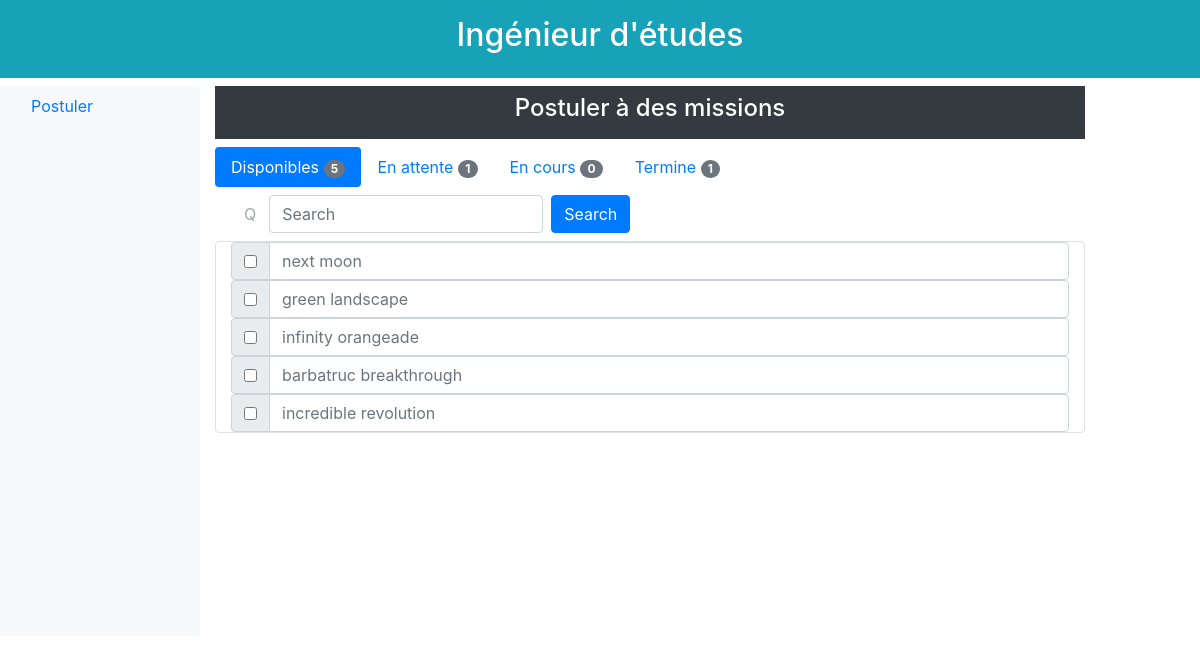
The app's page /1/etude/postuler/disponibles/, older data.
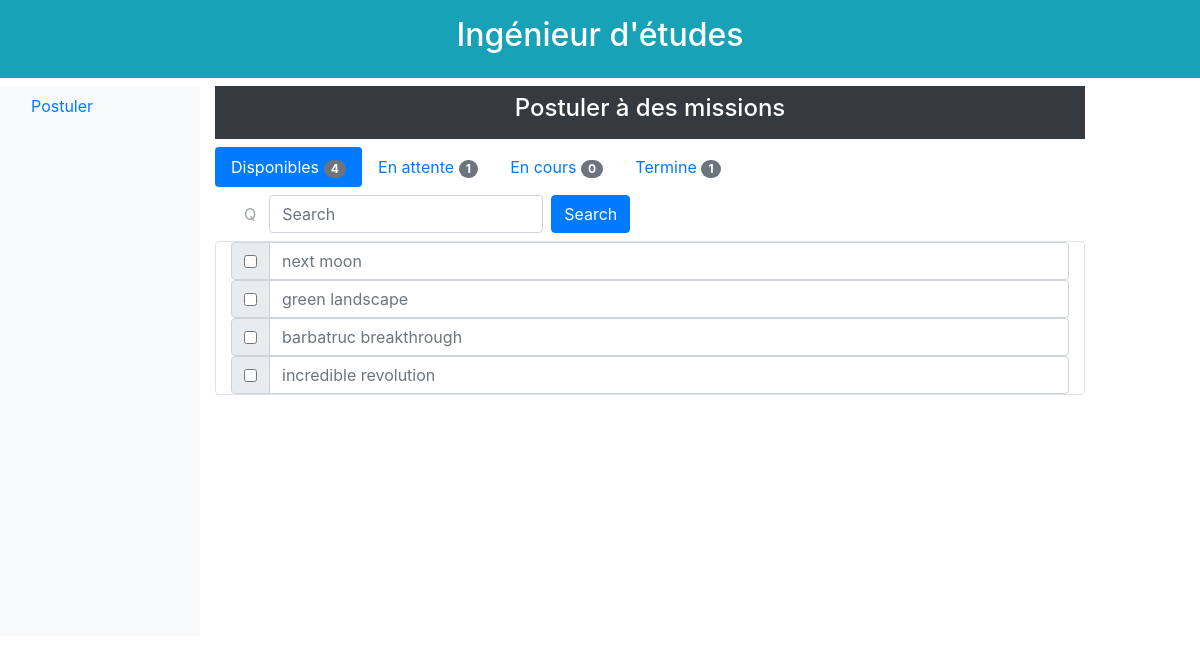
The same page, newer data.
### database/models.py (models this page shows)
class Mission(db.Model):
    id = db.Column(db.Integer, primary_key=True)
    titre = db.Column(db.String(64), unique=True)
    description = db.Column(db.Text, unique=True)
    effectifs_max = db.Column(db.Integer)
    prix_vente = db.Column(db.Integer)
    statut = db.Column(db.Text)
    date_creation = db.Column(db.DateTime)
    responsable_id = db.Column(db.Integer, db.ForeignKey('ingenieur.id'))
    souhaits = db.relationship('Souhait', backref='mission', lazy='dynamic')
    besoins = db.relationship('Besoin', backref='mission', lazy='dynamic')
    affectations = db.relationship('Affectation', backref='mission', lazy='dynamic')

### app.py (the view)
@app.route('/<id>/etude/postuler/<etat>/')
def onglet_etude(id, etat):
    engineerObserve = get_engineer_by_id(id)
    listOfMissionsAvalable = get_mission_possible_of_inge(id)
    listOfMissionsGoingOn = get_mission_en_cours_of_inge(id)
    listOfMissionsWaiting = get_mission_en_attente_of_inge(id)
    listOfMissionsClosed = get_mission_termine_of_inge(id)
    if (etat == "disponibles"):
        listToShow = listOfMissionsAvalable
    elif (etat == "enAttente"):
        listToShow = listOfMissionsWaiting
    elif (etat == "enCours"):
        listToShow = listOfMissionsGoingOn
    elif (etat == "termine"):
        listToShow = listOfMissionsClosed
    else:
        error_page_404("tab doesn't exist")
    return render_template("homepage_etude_postuler_grille.html.jinja2",
                           id=id
                           , etat=etat
                           , listOfMissionsAvalableLength=len(listOfMissionsAvalable)
                           , listOfMissionsWaitingLength=len(listOfMissionsWaiting)
                           , listOfMissionsGoingOnLength=len(listOfMissionsGoingOn)
                           , listOfMissionsClosedLength=len(listOfMissionsClosed)
                           , listToShow=listToShow
                           )

### database/functions.py (called while the page is built)
def get_mission_by_id(mission_id):
    return Mission.query.filter_by(id=mission_id).first()

def get_postulant_by_mission(id_mission):
    return [get_engineer_by_id(s.ingenieur_id) for s in Souhait.query.filter_by(mission_id=id_mission).all()]

def get_participants_actuels_of_mission(mission_id):
    mission = get_mission_by_id(mission_id)
    id_inges = [a.ingenieur_id for a in list(mission.affectations)]
    participants = [get_engineer_by_id(id) for id in id_inges]
    return participants

def get_engineer_by_id(engineer_id):
    return Ingenieur.query.filter_by(id=engineer_id).first()

def get_mission_en_cours_of_inge(inge_id):  # def de clore avec ouverte
    inge = get_engineer_by_id(inge_id)
    id_missions = [a.mission_id for a in list(inge.affectations)]
    missions = [get_mission_by_id(id) for id in id_missions]
    missions_en_cours = []
    for m in missions:
        affectations = get_all_affectations_inge_mission(inge_id, m.id)
        ajouter = False
        for a in affectations:
            if a.date_fin >= datetime.now():
                ajouter = True
        if ajouter:
            missions_en_cours.append(m)
    return missions_en_cours

def get_mission_termine_of_inge(inge_id):  # def de clore avec ouverte
    inge = get_engineer_by_id(inge_id)
    id_missions = [a.mission_id for a in list(inge.affectations)]
    missions = [get_mission_by_id(id) for id in id_missions]
    missions_termines = []
    for m in missions:
        affectations = get_all_affectations_inge_mission(inge_id, m.id)
        ajouter = True
        for a in affectations:
            if a.date_fin >= datetime.now():
                ajouter = False
        if ajouter:
            missions_termines.append(m)
    return missions_termines

def get_mission_en_attente_of_inge(inge_id):
    souhaits = [s.mission_id for s in Souhait.query.filter_by(ingenieur_id=inge_id).all()]
    missions = [get_mission_by_id(id) for id in souhaits]
    return missions

def get_all_affectations_inge_mission(inge_id, mission_id):
    return Affectation.query.filter_by(ingenieur_id=inge_id, mission_id=mission_id).all()

### templates/homepage_etude_postuler_grille.html.jinja2
{% extends "homepage_etude_postuler.html.jinja2" %}
{% block gridMission %}
    <form>
        {% for mission in listToShow %}
            <div class="input-group">
                <div class="input-group-prepend">
                    <div class="input-group-text">
                        <input type="checkbox">
                    </div>
                </div>
                <input type="text" class="form-control"
                       onclick="location.href='/{{ id }}/etude/postuler/{{ etat }}/vue/{{ mission.id }}/';"
                       placeholder="{{ mission.titre }}">
            </div>
        {% endfor %}
    </form>
{% endblock %}

### templates/homepage_etude_postuler.html.jinja2
{% extends "homepage_etude.html.jinja2" %}
{% block body %}
    <div class=" mb-2 p-2 bg-dark text-white size-6 font-weight-bold text-center">
        <h4>Postuler &agrave; des missions</h4>
    </div>
    <div class="row">
        <div class="container">
            <ul class="nav nav-pills" role="tablist">
                <li class="nav-item">
                    <a class="nav-link {% if etat == "disponibles" %}active{% endif %}"
                       href="/{{ id }}/etude/postuler/disponibles/">
                        Disponibles
                        <span class="badge badge-secondary badge-pill">{{ listOfMissionsAvalableLength }}</span>
                    </a>
                </li>
                <li class="nav-item">
                    <a class="nav-link {% if etat == "enAttente" %}active{% endif %}"
                       href="/{{ id }}/etude/postuler/enAttente/">
                        En attente
                        <span class="badge badge-secondary badge-pill">{{ listOfMissionsWaitingLength }}</span>
                    </a>
                </li>
                <li class="nav-item">
                    <a class="nav-link {% if etat == "enCours" %}active{% endif %}"
                       href="/{{ id }}/etude/postuler/enCours/">
                        En cours
                        <span class="badge badge-secondary badge-pill">{{ listOfMissionsGoingOnLength }}</span>
                    </a>
                </li>
                <li class="nav-item">
                    <a class="nav-link {% if etat == "termine" %}active{% endif %}"
                       href="/{{ id }}/etude/postuler/termine/">
                        Termine
                        <span class="badge badge-secondary badge-pill">{{ listOfMissionsClosedLength }}</span>
                    </a>
                </li>
            </ul>
        </div>
        <div class="container-fluid">
            <nav class="navbar navbar-expand-sm bg navbar">
                <form class="form-inline" action="/TODO.php">
                    <button type="button" class="btn btn-link" disabled>Q</button>
                    <input class="form-control mr-sm-2" type="text" placeholder="Search">
                    <button class="btn btn-primary" type="submit">Search</button>
                </form>
            </nav>
        </div>
    </div>
    <div class="container rounded border">
        {% block gridMission %}
        {% endblock %}
    </div>
{% endblock %}

### templates/homepage_etude.html.jinja2 (shortened to what this page needs)
<!DOCTYPE html>
<html lang="fr">
<head>
    <link rel="stylesheet" href="https://maxcdn.bootstrapcdn.com/bootstrap/4.3.1/css/bootstrap.min.css">
    <link rel="stylesheet" href="/../static/css/homepage.css"/>
</head>
<body>
<div class="p-3 mb-2 bg-info text-white size-6 font-weight-bold text-center">
    <h2>Ing&eacute;nieur d&apos;&eacute;tudes</h2>
</div>
<div class="container-fluid">
    <div class="row content">
        <nav class="col-md-2 d-none d-md-block bg-light sidebar">
            <div class="sidebar-sticky">
                <ul class="nav flex-column md-2">
                    <li class="nav-item">
                        <a class="nav-link active" href="/{{ id }}/etude/postuler/disponibles/">
                            Postuler
                        </a>
                    </li>
                </ul>
            </div>
        </nav>
        <br>
        <div class="col-sm-9">
            {% block body %}{% endblock %}
        </div>
    </div>
</div>
</body>
</html>

### static/css/homepage.css (style rules this page uses)
.row.content { height: 550px }

Row changes from the older to the newer data that the page shows:
no longer on this page (row edited): Mission: titre "infinity orangeade"
Text that changed along with them:
{{ listOfMissionsAvalableLength }}: "5" → "4"
